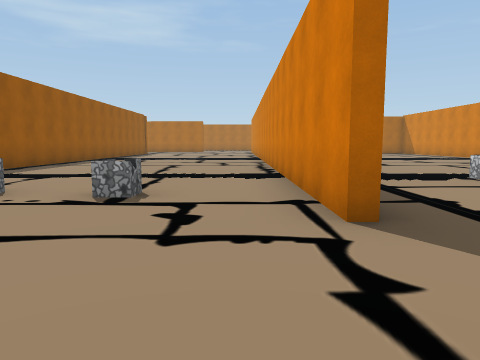
View 1 (above)

16 first-person views from a walk through a scene from a Unity 3-D project. The camera is 1.2 m above the floor, tilts 6° down and sees 70° across. The floor is counted in squares, 2 m on a side. Each view is taken from the middle of a square. On the plan, view 1 faces up. The plan holds only what a view shows up to about 10 squares ahead; the rest is blank. The place goes on beyond the plan. The player character is not drawn.

View 2
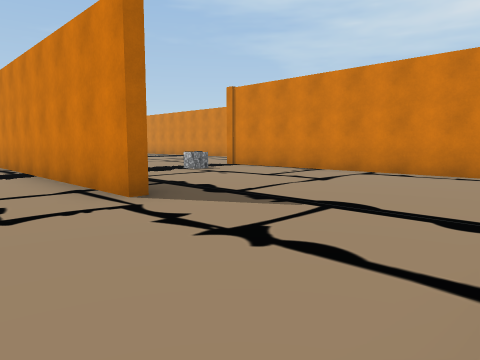

View 3
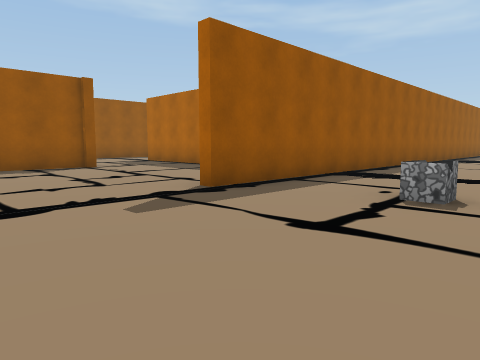

View 4
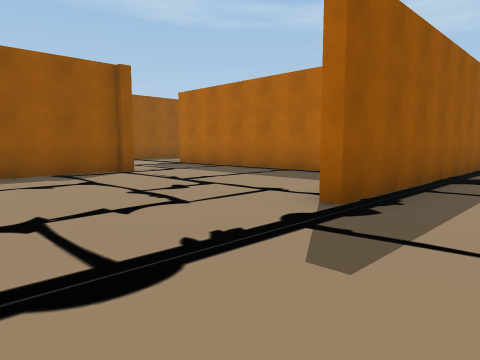

View 5
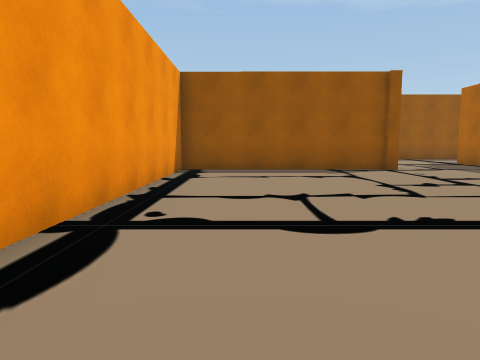

View 6
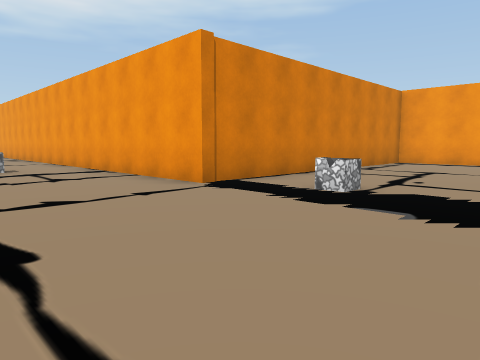

View 7
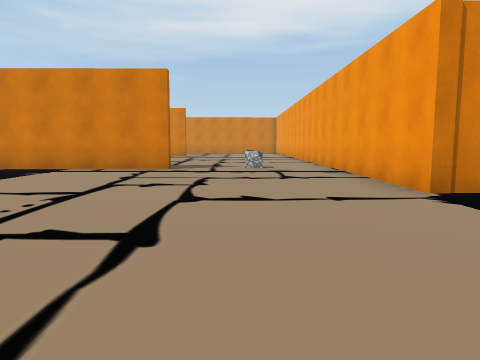

View 8
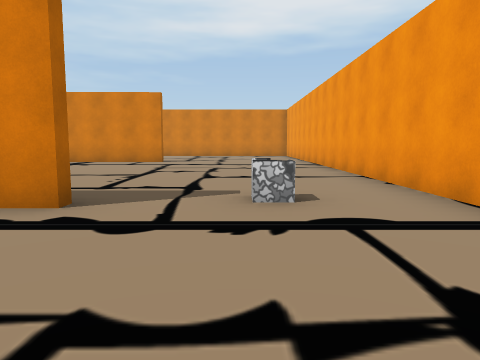

View 9
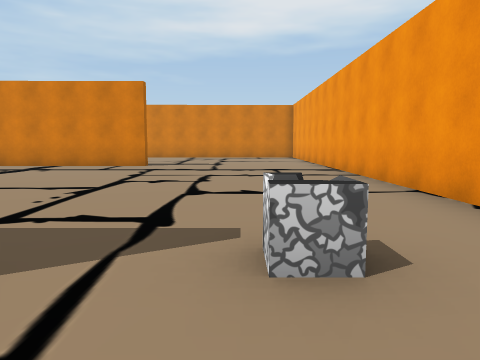

View 10
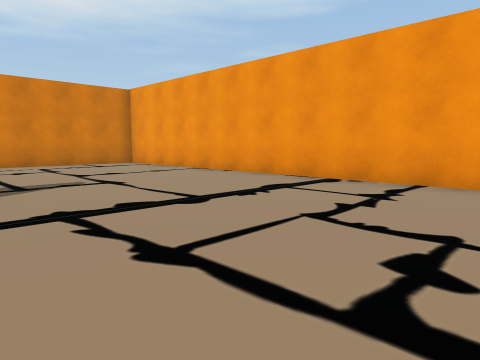

View 11
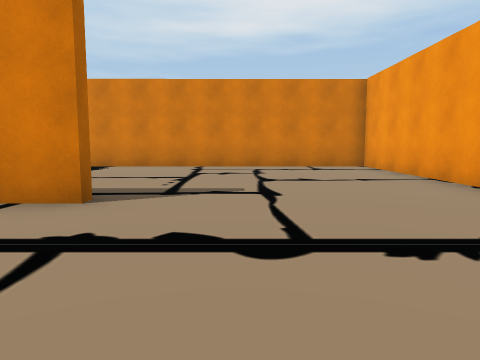

View 12
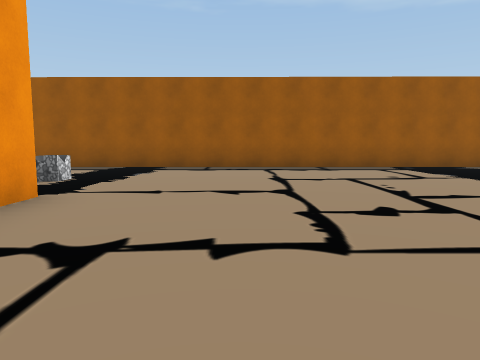

View 13
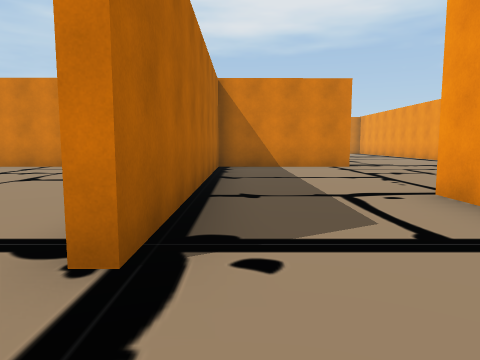

View 14
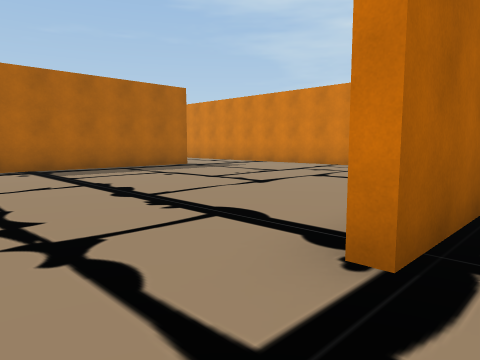

View 15
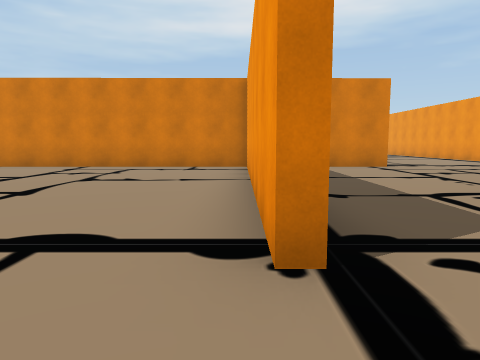

View 16
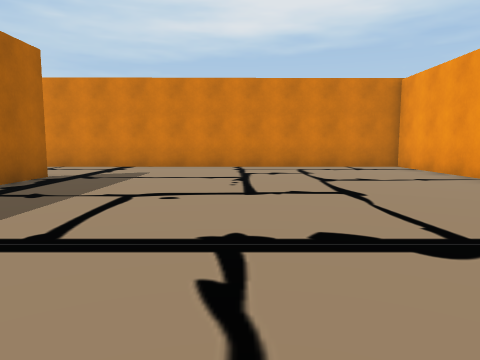

### Floor plan
Points are (right, up) in squares from view 1. A wall is a line through its corners. A room is listed if a view was taken in it or the views show most of it. See-through windows are left out.
Room 1 (views 1, 2, 3, 4, 5, 6, 7, 8, 9, 10, 11, 12, 13, 14, 15)
walls: (10.2, 10.6) (10.2, 14.5); (0.8, 2.5) (0.8, 9.9); (1.1, 14.5) (1.1, 3.6); (6.2, -0.1) (6.2, 6.7) (24.2, 6.7) (24.2, 14.1); (4, -1.4) (4.9, -1.4); (-5.7, 10.6) (-5.7, 3); (-5.9, 3) (-5.9, 6.6) (-13.5, 6.6); (18.4, 11.5) (18.4, 14.5); (-11.7, 3.7) (-11.1, 3.7) (-11.1, -1.4) (-4.9, -1.4)
ways out: opening at (-14.5, 7) to room 2
objects: other object (-3, 4); other object (-2, 4); other object (4, 6); other object (11, 9)
Room 2 (view 16)
walls: (-9.2, 6.7) (-5.9, 6.7) (-5.9, 14.5); (-13.5, 6.7) (-10.3, 6.7)
ways out: opening at (-14.5, 7) to room 1

Positions as (right, up) in squares from view 1, and headings:
1: (0, 0), facing up
2: (-1, -1), facing up-right
3: (-2, 0), facing up-left
4: (-4, 0), facing up-left
5: (-3, 0), facing left
6: (2, 10), facing down-right
7: (2, 9), facing right
8: (7, 9), facing right
9: (9, 9), facing right
10: (14, 12), facing down-right
11: (15, 10), facing right
12: (10, 9), facing left
13: (-15, 6), facing right
14: (-15, 6), facing up-right
15: (-15, 7), facing right
16: (-15, 11), facing right
